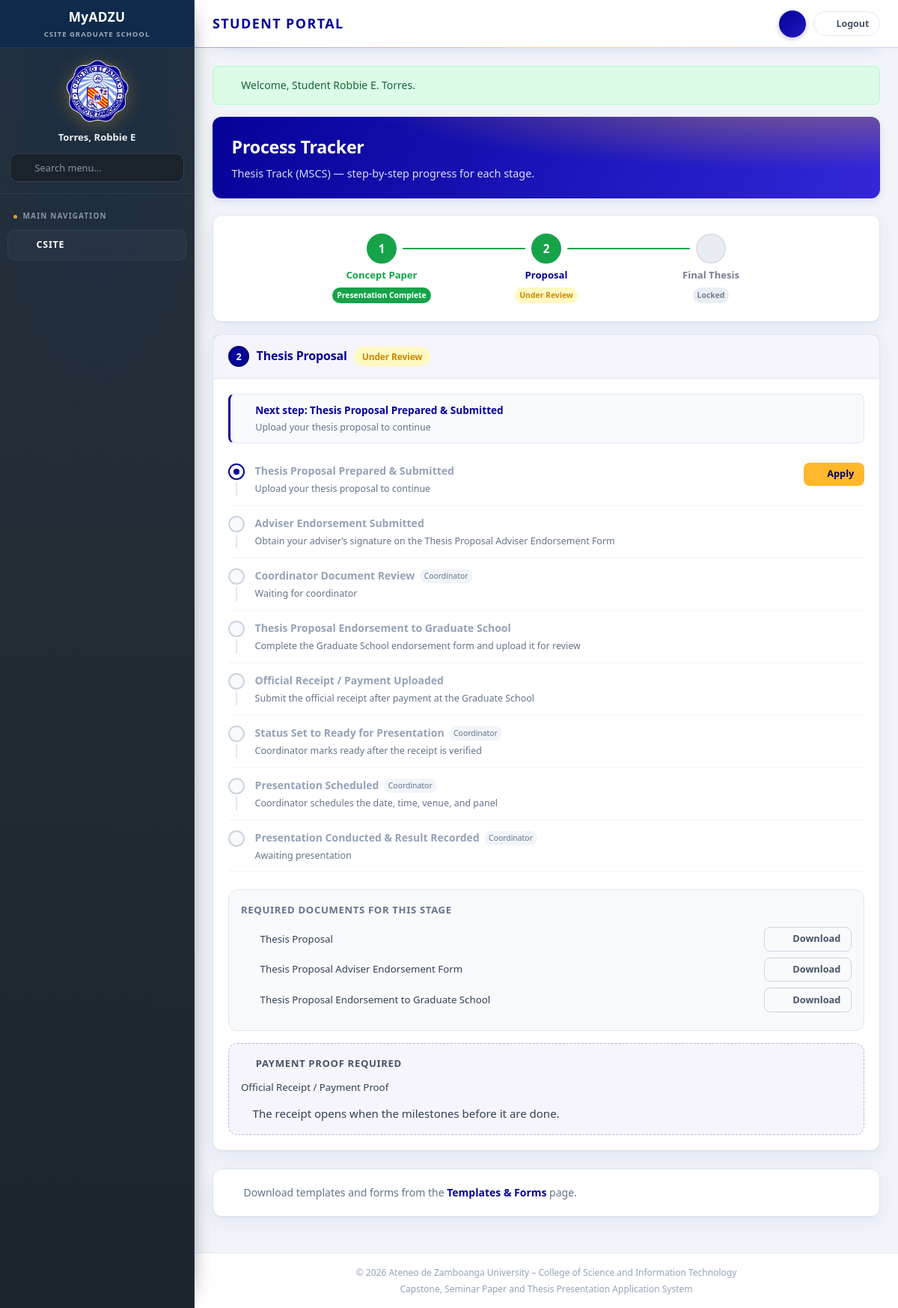
Page /student/requirements.php (signed in) on the committed database.
### tables this page shows
CREATE TABLE `students` (
  `student_id` int(11) NOT NULL,
  `user_id` int(11) NOT NULL,
  `first_name` varchar(50) NOT NULL,
  `last_name` varchar(50) NOT NULL,
  `middle_initial` varchar(5) DEFAULT NULL,
  `age` int(11) NOT NULL,
  `gender` varchar(20) NOT NULL,
  `program` varchar(100) NOT NULL,
  `track` enum('thesis','capstone','seminar') NOT NULL,
  `adviser_name` varchar(150) DEFAULT NULL,
  `enrollment_date` date DEFAULT NULL,
  `archived_at` timestamp NULL DEFAULT NULL
);

CREATE TABLE `workflow_stages` (
  `stage_id` int(11) NOT NULL,
  `track_id` int(11) NOT NULL,
  `stage_key` varchar(50) NOT NULL,
  `stage_label` varchar(100) NOT NULL,
  `stage_order` int(11) NOT NULL DEFAULT 1,
  `is_required` tinyint(1) NOT NULL DEFAULT 1,
  `created_at` timestamp NOT NULL DEFAULT current_timestamp()
);

### student/requirements.php (the view, shortened to what the rows shown need)
<?php
require_once __DIR__ . '/../includes/config/config.php';
require_once __DIR__ . '/../includes/config/db.php';
$mockStudent = currentStudentProfile($mockStudent);
$track       = $mockStudent['track'];
$trackLabel  = getTrackLabel($track);
$workflow    = getWorkflow($track);
$stages      = $workflow['stages'];
$progress    = getStudentProgress($mockStudent['email'], $track);
$currentIndex = workflowCurrentIndex($progress, $stages);
$lockStates = stageLockStates($stages, $currentIndex);
$access = resolveStudentStageAccess($progress, $stages, $currentIndex, (string) ($_GET['stage'] ?? ''));
$openKey = $access['stageKey'];
require_once __DIR__ . '/../includes/layout/header.php';
?>
<div class="page-header page-banner">
    <h2>Process Tracker</h2>
    <p><?= htmlspecialchars($trackLabel) ?> Track (<?= htmlspecialchars($mockStudent['program']) ?>) — step-by-step progress for each stage.</p>
</div>
<div class="card" style="margin-bottom:1rem;">
    <div class="card-body" style="padding-top:1.25rem;padding-bottom:1.25rem;">
        <div class="stage-stepper">
            <?php foreach ($stages as $idx => $stage):
                $p = $progress[$idx] ?? null;
                $st = $p['stageStatus'] ?? 'not_started';
                $isLocked = $lockStates[$stage['key']]['locked'] ?? false;
                $isSubmitted = $p && !in_array($st, ['not_started', 'pending', 'draft', ''], true);
                $isDone = in_array($st, ['completed', 'approved'], true) || $idx < $currentIndex;
                $isHighlighted = $isSubmitted || $isDone;
                $isActive = $stage['key'] === $openKey;
                if ($isLocked) {
                    $statusLabel = 'Locked';
                    $statusClass = 'status-locked';
                } elseif ($isSubmitted) {
                    $statusLabel = STATUSES[$st]['label'] ?? 'Submitted';
                    $statusClass = STATUSES[$st]['class'] ?? 'status-submitted';
                } else {
                    $statusLabel = 'Not Submitted';
                    $statusClass = 'status-pending';
                }
            ?>
            <div class="stage-stepper-item<?= $isLocked ? ' is-locked' : '' ?>">
                <?php if ($isLocked): ?>
                <div class="stage-stepper-btn" style="cursor:not-allowed;" title="<?= htmlspecialchars($lockStates[$stage['key']]['reason'] ?? '') ?>">
                    <span class="stage-stepper-num"><i class="fas fa-lock" aria-hidden="true"></i></span>
                    <span class="stage-stepper-label"><?= htmlspecialchars($stage['shortLabel']) ?></span>
                    <span class="status-badge <?= $statusClass ?>" style="font-size:0.65rem;padding:2px 6px;"><?= htmlspecialchars($statusLabel) ?></span>
                </div>
                <?php else: ?>
                <a href="<?= url('student/requirements.php?stage=' . urlencode($stage['key'])) ?>" class="stage-stepper-btn">
                    <span class="stage-stepper-num <?= $isHighlighted ? 'highlighted done' : '' ?>">
                        <?= $idx + 1 ?>
                    </span>
                    <span class="stage-stepper-label <?= $isActive ? 'is-active' : ($isHighlighted ? 'is-done' : '') ?>"><?= htmlspecialchars($stage['shortLabel']) ?></span>
                    <span class="status-badge <?= $statusClass ?>" style="font-size:0.65rem;padding:2px 6px;"><?= htmlspecialchars($statusLabel) ?></span>
                </a>
                <?php endif; ?>
                <?php if ($idx < count($stages) - 1): ?>
                <div class="stage-stepper-line <?= $isHighlighted ? 'done' : '' ?>"></div>
                <?php endif; ?>
            </div>
            <?php endforeach; ?>
        </div>
    </div>
</div>
<?php foreach ($stages as $idx => $stage):
    if ($stage['key'] !== $openKey) {
        continue;
    }
    $p = $progress[$idx] ?? blankStageProgress($stage);
    $isDone = in_array($p['stageStatus'], ['completed', 'approved'], true);
    $steps = milestoneStepsForStage($p, $track, $stage['key']);
    $firstPending = milestoneProgress($steps)['firstPending'];
    $openTypes = ($lockStates[$stage['key']]['locked'] ?? false) ? [] : openDocumentTypes($steps);
?>
<div class="card">
    <div class="card-header" style="background:<?= $isDone ? 'rgba(22,163,74,0.06)' : 'rgba(6,2,151,0.04)' ?>;">
        <h3 style="display:flex;align-items:center;gap:0.6rem;">
            <span class="stage-stepper-num <?= $isDone ? 'highlighted done' : 'active' ?>" style="width:28px;height:28px;font-size:0.8rem;"><?= $idx + 1 ?></span>
            <?= htmlspecialchars($stage['label']) ?>
            <?= statusBadge($p['stageStatus']) ?>
        </h3>
    </div>
    <div class="card-body">
        <div class="substep-list">
            <?php
            $nextStep = nextMilestoneStep($steps);
            ?>
            <?php if ($nextStep): ?>
            <?php $nextStepFlagged = $nextStep['status'] === 'flagged'; ?>
            <div class="tpl-next-step<?= $nextStep['coord'] ? ' is-coord' : '' ?><?= $nextStepFlagged ? ' is-alert' : '' ?>">
                <i class="fas <?= $nextStepFlagged ? 'fa-exclamation-triangle' : ($nextStep['coord'] ? 'fa-user-tie' : 'fa-arrow-right') ?>" aria-hidden="true"></i>
                <div>
                    <strong><?= $nextStepFlagged ? 'Action needed' : 'Next step' ?>: <?= htmlspecialchars($nextStep['label']) ?></strong>
                    <span><?= htmlspecialchars($nextStep['detail']) ?></span>
                </div>
            </div>
            <?php endif; ?>
            <?php foreach ($steps as $si => $step):
                $st = $step['state']['status'] ?? 'pending';
                $isSubmitted = $st === 'submitted';
                $iconState = $st === 'flagged' ? 'flagged' : ($st === 'done' ? 'done' : ($isSubmitted ? 'submitted' : ($si === $firstPending ? 'active' : 'pending')));
            ?>
            <div class="substep-row">
                <div class="substep-icon-col">
                    <?= stepIconHtml($iconState) ?>
                    <?php if ($si < count($steps) - 1): ?><div class="substep-line <?= $st === 'done' ? 'done' : '' ?>"></div><?php endif; ?>
                </div>
                <div style="flex:1;">
                    <div style="display:flex;align-items:center;gap:0.4rem;margin-bottom:0.2rem;">
                        <span style="font-size:0.875rem;font-weight:600;color:<?= $st === 'pending' ? 'var(--gray-400)' : 'var(--gray-800)' ?>;"><?= htmlspecialchars($step['label']) ?></span>
                        <?php if ($step['coord']): ?><span class="coord-chip">Coordinator</span><?php endif; ?>
                    </div>
                    <p style="font-size:0.78rem;color:<?= $st === 'flagged' ? '#b45309' : 'var(--gray-500)' ?>;margin:0;line-height:1.4;"><?= htmlspecialchars($step['detail']) ?></p>
                </div>
                <div>
                    <?php
                    $stepDocType = (string) ($step['docType'] ?? '');
                    $stepActionKind = classifyUploadDocType($stepDocType);
                    $stepActionLabel = $stepActionKind === 'paper'
                        ? 'Apply'
                        : ($stepActionKind === 'receipt' ? 'Upload Receipt' : 'Upload');
                    $stepActionIcon = $stepActionKind === 'paper' ? 'fa-paper-plane' : 'fa-upload';
                    if ($stepDocType !== '' && in_array($stepDocType, $openTypes, true)):
                    ?>
                    <a class="btn btn-sm btn-primary" href="<?= url('student/application.php?stage=' . urlencode($stage['key']) . '&docType=' . urlencode($stepDocType)) ?>"><i class="fas <?= htmlspecialchars($stepActionIcon, ENT_QUOTES, 'UTF-8') ?>"></i> <?= htmlspecialchars($stepActionLabel, ENT_QUOTES, 'UTF-8') ?></a>
                    <?php endif; ?>
                </div>
            </div>
            <?php endforeach; ?>
        </div>
        <div class="req-docs-box">
            <h4>Required Documents for this Stage</h4>
            <?php
            $docs = array_merge($stage['documents'], [$stage['adviserEndorsementForm'], $stage['gradSchoolEndorsementForm']]);
            foreach ($docs as $doc):
                if (($doc['type'] ?? '') === 'receipt') {
                    continue;
                }
            ?>
            <div class="req-doc-row">
                <i class="fas <?= ($doc['type'] ?? '') === 'form' ? 'fa-file-signature' : 'fa-file-word' ?>"></i>
                <span><?= htmlspecialchars($doc['label']) ?></span>
                <?php if (!empty($doc['file'])): ?>
                <a class="btn btn-sm btn-outline" href="<?= htmlspecialchars(papersUrl($doc['folder'], $doc['file'])) ?>" download><i class="fas fa-download"></i> Download</a>
                <?php endif; ?>
            </div>
            <?php endforeach; ?>
        </div>
        <?php foreach ($stage['documents'] as $doc):
            if (($doc['type'] ?? '') !== 'receipt') {
                continue;
            }
        ?>
        <div class="receipt-box">
            <div style="display:flex;align-items:center;gap:0.5rem;margin-bottom:0.65rem;">
                <i class="fas fa-receipt" style="color:var(--adzu-gold);"></i>
                <span style="font-weight:700;font-size:0.82rem;text-transform:uppercase;letter-spacing:0.05em;color:var(--gray-600);">Payment Proof Required</span>
            </div>
            <p style="font-size:0.83rem;color:var(--gray-700);margin-bottom:0.75rem;"><?= htmlspecialchars($doc['label']) ?></p>
            <?php
            $receiptOpen = in_array('Official Receipt / Payment Proof', $openTypes, true);
            ?>
            <?php if ($receiptOpen): ?>
            <a class="btn btn-primary btn-sm" href="<?= url('student/application.php?stage=' . urlencode($stage['key']) . '&docType=' . urlencode('Official Receipt / Payment Proof')) ?>"><i class="fas fa-upload"></i> Upload Receipt</a>
            <?php else: ?>
            <p class="field-hint" style="margin:0;">
                <i class="fas fa-lock" aria-hidden="true"></i>
                The receipt opens when the milestones before it are done.
            </p>
            <?php endif; ?>
        </div>
        <?php endforeach; ?>
    </div>
</div>
<?php endforeach; ?>
<?php require_once __DIR__ . '/../includes/layout/footer.php'; ?>

### includes/config/modules/10-ui-and-urls.php (shortened to what the rows shown need)
<?php
function statusBadge(string $status): string {
    $info = STATUSES[$status] ?? ['label' => ucfirst($status), 'class' => 'status-pending'];
    return '<span class="status-badge ' . $info['class'] . '">' . htmlspecialchars($info['label']) . '</span>';
}
function getTrackLabel(string $track): string {
    return 'Thesis';
}
function asset(string $path): string {
    return BASE_URL . '/assets/' . ltrim($path, '/');
}
function url(string $path): string {
    return BASE_URL . '/' . ltrim($path, '/');
}
function papersUrl(string $folder, string $file): string {
    return asset('papers/' . rawurlencode($folder) . '/' . rawurlencode($file));
}

### includes/config/modules/51-milestones.php (shortened to what the rows shown need)
<?php
function stepIconHtml(string $state): string {
    if ($state === 'active') {
        return '<span class="step-icon step-icon-active"><span class="step-icon-dot"></span></span>';
    }
    return '<span class="step-icon step-icon-pending"></span>';
}
function milestoneStepsForStage(array $p, string $track, string $stageKey): array {
    $stage = null;
    foreach (getWorkflow($track)['stages'] as $candidate) {
        if (($candidate['key'] ?? '') === $stageKey) {
            $stage = $candidate;
            break;
        }
    }
    $paperLabel = $stage['documents'][0]['label'] ?? 'Paper';
    $adviserLabel = $stage['adviserEndorsementForm']['label'] ?? 'Adviser Endorsement Form';
    $gradLabel = $stage['gradSchoolEndorsementForm']['label'] ?? 'Endorsement to Graduate School';
    $documentDetail = static function (array $entry, string $uploadHint, string $missingHint): string {
        $status = (string) ($entry['status'] ?? 'pending');
        $review = strtolower((string) ($entry['review'] ?? ''));
        return !empty($entry['submitted']) ? $uploadHint : $missingHint;
    };
}

### rows in the picture
students: track "Thesis"
workflow_stages: stage_label "Concept Paper", statusLabel "Presentation Complete"
workflow_stages: shortLabel "Proposal", statusLabel "Under Review", stage_label "Thesis Proposal", label "Thesis Proposal Prepared & Submitted", detail "Upload your thesis proposal to continue", stage_key "proposal" (drawn), stepActionLabel "Apply", label "Adviser Endorsement Submitted", detail "Obtain your adviser’s signature on the Thesis Proposal Adviser Endorsement Form", label "Coordinator Document Review", detail "Waiting for coordinator", label "Thesis Proposal Endorsement to Graduate School", detail "Complete the Graduate School endorsement form and upload it for review", label "Official Receipt / Payment Uploaded", detail "Submit the official receipt after payment at the Graduate School", label "Status Set to Ready for Presentation", detail "Coordinator marks ready after the receipt is verified", label "Presentation Scheduled", detail "Coordinator schedules the date, time, venue, and panel", label "Presentation Conducted & Result Recorded", detail "Awaiting presentation", label "Thesis Proposal", label "Thesis Proposal Adviser Endorsement Form", label "Official Receipt / Payment Proof"
workflow_stages: stage_label "Final Thesis", stage_key "Locked"

### other values in the picture
$userName "Torres, Robbie E"
$flash['message'] "Welcome, Student Robbie E. Torres."
$mockStudent['program'] "MSCS"
SITE_TAGLINE "Capstone, Seminar Paper and Thesis Presentation Application System"
